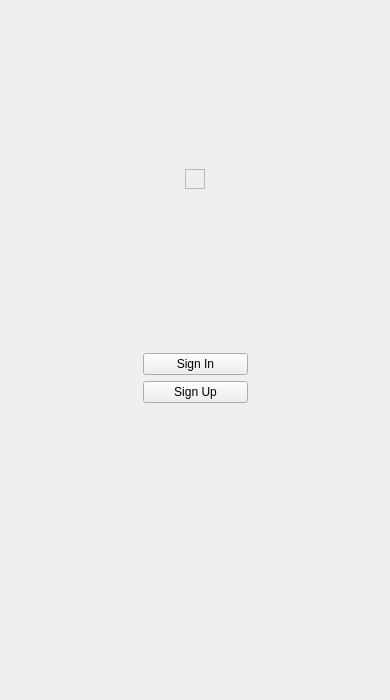
<?xml version="1.0" encoding="UTF-8"?>
<ui version="4.0">
 <class>MainWindow</class>
 <widget class="QWidget" name="MainWindow">
  <property name="geometry">
   <rect>
    <x>0</x>
    <y>0</y>
    <width>390</width>
    <height>700</height>
   </rect>
  </property>
  <property name="windowTitle">
   <string>TalkClient</string>
  </property>
  <layout class="QGridLayout" name="gridLayout_3">
   <item row="0" column="0">
    <layout class="QGridLayout" name="gridLayout">
     <item row="0" column="1">
      <spacer name="verticalSpacer">
       <property name="orientation">
        <enum>Qt::Vertical</enum>
       </property>
       <property name="sizeHint" stdset="0">
        <size>
         <width>20</width>
         <height>50</height>
        </size>
       </property>
      </spacer>
     </item>
     <item row="1" column="0">
      <spacer name="horizontalSpacer">
       <property name="orientation">
        <enum>Qt::Horizontal</enum>
       </property>
       <property name="sizeHint" stdset="0">
        <size>
         <width>132</width>
         <height>20</height>
        </size>
       </property>
      </spacer>
     </item>
     <item row="1" column="1">
      <widget class="QFrame" name="frame">
       <property name="frameShape">
        <enum>QFrame::StyledPanel</enum>
       </property>
       <property name="frameShadow">
        <enum>QFrame::Raised</enum>
       </property>
      </widget>
     </item>
     <item row="1" column="2">
      <spacer name="horizontalSpacer_2">
       <property name="orientation">
        <enum>Qt::Horizontal</enum>
       </property>
       <property name="sizeHint" stdset="0">
        <size>
         <width>131</width>
         <height>20</height>
        </size>
       </property>
      </spacer>
     </item>
     <item row="2" column="1">
      <spacer name="verticalSpacer_2">
       <property name="orientation">
        <enum>Qt::Vertical</enum>
       </property>
       <property name="sizeHint" stdset="0">
        <size>
         <width>20</width>
         <height>51</height>
        </size>
       </property>
      </spacer>
     </item>
    </layout>
   </item>
   <item row="1" column="0">
    <layout class="QGridLayout" name="gridLayout_2">
     <item row="0" column="0">
      <spacer name="horizontalSpacer_3">
       <property name="orientation">
        <enum>Qt::Horizontal</enum>
       </property>
       <property name="sizeType">
        <enum>QSizePolicy::Preferred</enum>
       </property>
       <property name="sizeHint" stdset="0">
        <size>
         <width>132</width>
         <height>20</height>
        </size>
       </property>
      </spacer>
     </item>
     <item row="0" column="1">
      <layout class="QVBoxLayout" name="verticalLayout">
       <item>
        <widget class="QPushButton" name="SignInBtn">
         <property name="text">
          <string>Sign In</string>
         </property>
        </widget>
       </item>
       <item>
        <widget class="QPushButton" name="SignUpBtn">
         <property name="text">
          <string>Sign Up</string>
         </property>
        </widget>
       </item>
      </layout>
     </item>
     <item row="0" column="2">
      <spacer name="horizontalSpacer_4">
       <property name="orientation">
        <enum>Qt::Horizontal</enum>
       </property>
       <property name="sizeType">
        <enum>QSizePolicy::Preferred</enum>
       </property>
       <property name="sizeHint" stdset="0">
        <size>
         <width>131</width>
         <height>20</height>
        </size>
       </property>
      </spacer>
     </item>
     <item row="1" column="1">
      <spacer name="verticalSpacer_3">
       <property name="orientation">
        <enum>Qt::Vertical</enum>
       </property>
       <property name="sizeHint" stdset="0">
        <size>
         <width>20</width>
         <height>50</height>
        </size>
       </property>
      </spacer>
     </item>
    </layout>
   </item>
  </layout>
 </widget>
 <resources/>
 <connections/>
</ui>
